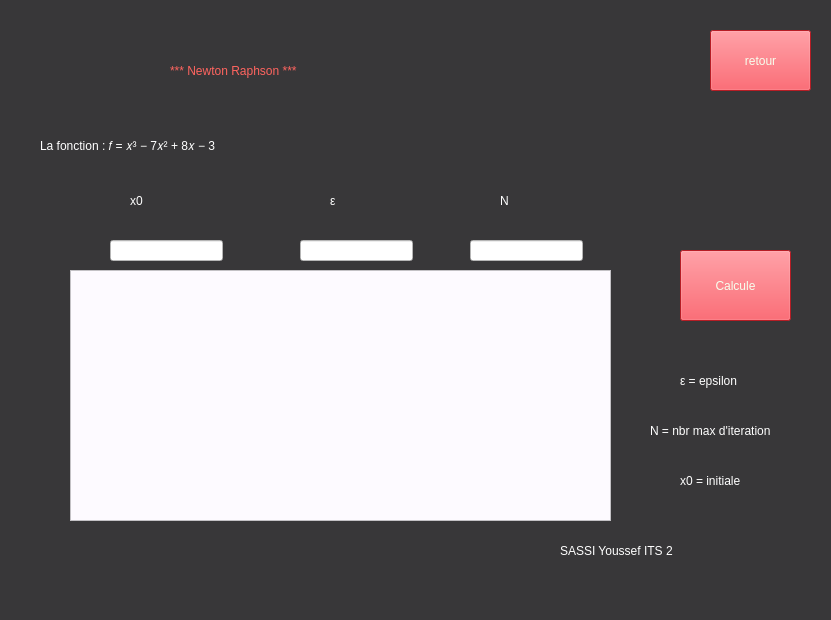
<?xml version="1.0" encoding="UTF-8"?>
<ui version="4.0">
 <class>MainWindow</class>
 <widget class="QMainWindow" name="MainWindow">
  <property name="geometry">
   <rect>
    <x>0</x>
    <y>0</y>
    <width>831</width>
    <height>620</height>
   </rect>
  </property>
  <property name="windowTitle">
   <string>MainWindow</string>
  </property>
  <property name="styleSheet">
   <string notr="true">background-color: rgb(56, 55, 57);</string>
  </property>
  <widget class="QWidget" name="centralwidget">
   <widget class="QPushButton" name="b1">
    <property name="geometry">
     <rect>
      <x>680</x>
      <y>250</y>
      <width>111</width>
      <height>71</height>
     </rect>
    </property>
    <property name="styleSheet">
     <string notr="true">background-color: rgb(255, 40, 52);
font: 24pt &quot;Arial Black&quot;;
color: rgb(246, 255, 238);</string>
    </property>
    <property name="text">
     <string>Calcule</string>
    </property>
   </widget>
   <widget class="QLineEdit" name="line_a">
    <property name="geometry">
     <rect>
      <x>110</x>
      <y>240</y>
      <width>113</width>
      <height>21</height>
     </rect>
    </property>
    <property name="styleSheet">
     <string notr="true">background-color: rgb(255, 255, 255);</string>
    </property>
    <property name="text">
     <string/>
    </property>
   </widget>
   <widget class="QLineEdit" name="lineEdit_b">
    <property name="geometry">
     <rect>
      <x>300</x>
      <y>240</y>
      <width>113</width>
      <height>21</height>
     </rect>
    </property>
    <property name="styleSheet">
     <string notr="true">background-color: rgb(255, 255, 255);
</string>
    </property>
   </widget>
   <widget class="QLabel" name="label">
    <property name="geometry">
     <rect>
      <x>170</x>
      <y>40</y>
      <width>501</width>
      <height>61</height>
     </rect>
    </property>
    <property name="styleSheet">
     <string notr="true">color: rgb(255, 100, 95);
font: 48pt &quot;.AppleSystemUIFont&quot;;</string>
    </property>
    <property name="text">
     <string>*** Newton Raphson ***</string>
    </property>
   </widget>
   <widget class="QLabel" name="label_2">
    <property name="geometry">
     <rect>
      <x>40</x>
      <y>110</y>
      <width>751</width>
      <height>71</height>
     </rect>
    </property>
    <property name="styleSheet">
     <string notr="true">color: rgb(255, 255, 255);
font: 48pt &quot;.AppleSystemUIFont&quot;;</string>
    </property>
    <property name="text">
     <string>La fonction : 𝑓 = 𝑥³ − 7𝑥² + 8𝑥 − 3</string>
    </property>
   </widget>
   <widget class="QLabel" name="label_3">
    <property name="geometry">
     <rect>
      <x>130</x>
      <y>170</y>
      <width>61</width>
      <height>61</height>
     </rect>
    </property>
    <property name="styleSheet">
     <string notr="true">color: rgb(255, 255, 255);
font: 48pt &quot;.AppleSystemUIFont&quot;;</string>
    </property>
    <property name="text">
     <string>x0 </string>
    </property>
   </widget>
   <widget class="QLabel" name="label_4">
    <property name="geometry">
     <rect>
      <x>330</x>
      <y>170</y>
      <width>71</width>
      <height>61</height>
     </rect>
    </property>
    <property name="styleSheet">
     <string notr="true">color: rgb(255, 255, 255);
font: 48pt &quot;.AppleSystemUIFont&quot;;</string>
    </property>
    <property name="text">
     <string>ε</string>
    </property>
   </widget>
   <widget class="QLabel" name="label_5">
    <property name="geometry">
     <rect>
      <x>500</x>
      <y>170</y>
      <width>61</width>
      <height>61</height>
     </rect>
    </property>
    <property name="styleSheet">
     <string notr="true">color: rgb(255, 255, 255);
font: 48pt &quot;.AppleSystemUIFont&quot;;</string>
    </property>
    <property name="text">
     <string>N</string>
    </property>
   </widget>
   <widget class="QLabel" name="label_6">
    <property name="geometry">
     <rect>
      <x>680</x>
      <y>350</y>
      <width>111</width>
      <height>61</height>
     </rect>
    </property>
    <property name="styleSheet">
     <string notr="true">color: rgb(255, 255, 255);
font: 20pt &quot;.AppleSystemUIFont&quot;;</string>
    </property>
    <property name="text">
     <string>ε = epsilon</string>
    </property>
   </widget>
   <widget class="QLabel" name="label_7">
    <property name="geometry">
     <rect>
      <x>650</x>
      <y>400</y>
      <width>161</width>
      <height>61</height>
     </rect>
    </property>
    <property name="styleSheet">
     <string notr="true">color: rgb(255, 255, 255);
font: 15pt &quot;.AppleSystemUIFont&quot;;</string>
    </property>
    <property name="text">
     <string>N = nbr max d'iteration</string>
    </property>
   </widget>
   <widget class="QLabel" name="label_8">
    <property name="geometry">
     <rect>
      <x>680</x>
      <y>450</y>
      <width>111</width>
      <height>61</height>
     </rect>
    </property>
    <property name="styleSheet">
     <string notr="true">color: rgb(255, 255, 255);
font: 20pt &quot;.AppleSystemUIFont&quot;;</string>
    </property>
    <property name="text">
     <string>x0 = initiale</string>
    </property>
   </widget>
   <widget class="QTextEdit" name="textEdit">
    <property name="geometry">
     <rect>
      <x>70</x>
      <y>270</y>
      <width>541</width>
      <height>251</height>
     </rect>
    </property>
    <property name="styleSheet">
     <string notr="true">background-color: rgb(253, 250, 255);</string>
    </property>
    <property name="html">
     <string>&lt;!DOCTYPE HTML PUBLIC &quot;-//W3C//DTD HTML 4.0//EN&quot; &quot;http://www.w3.org/TR/REC-html40/strict.dtd&quot;&gt;
&lt;html&gt;&lt;head&gt;&lt;meta name=&quot;qrichtext&quot; content=&quot;1&quot; /&gt;&lt;style type=&quot;text/css&quot;&gt;
p, li { white-space: pre-wrap; }
&lt;/style&gt;&lt;/head&gt;&lt;body style=&quot; font-family:'.AppleSystemUIFont'; font-size:13pt; font-weight:400; font-style:normal;&quot;&gt;
&lt;p style=&quot;-qt-paragraph-type:empty; margin-top:0px; margin-bottom:0px; margin-left:0px; margin-right:0px; -qt-block-indent:0; text-indent:0px;&quot;&gt;&lt;br /&gt;&lt;/p&gt;&lt;/body&gt;&lt;/html&gt;</string>
    </property>
   </widget>
   <widget class="QLineEdit" name="line_c">
    <property name="geometry">
     <rect>
      <x>470</x>
      <y>240</y>
      <width>113</width>
      <height>21</height>
     </rect>
    </property>
    <property name="styleSheet">
     <string notr="true">background-color: rgb(255, 255, 255);</string>
    </property>
    <property name="text">
     <string/>
    </property>
   </widget>
   <widget class="QLabel" name="label_9">
    <property name="geometry">
     <rect>
      <x>560</x>
      <y>530</y>
      <width>261</width>
      <height>41</height>
     </rect>
    </property>
    <property name="styleSheet">
     <string notr="true">color: rgb(255, 255, 255);
font: 20pt &quot;.AppleSystemUIFont&quot;;</string>
    </property>
    <property name="text">
     <string>SASSI Youssef ITS 2</string>
    </property>
   </widget>
   <widget class="QPushButton" name="b1_retour">
    <property name="geometry">
     <rect>
      <x>710</x>
      <y>30</y>
      <width>101</width>
      <height>61</height>
     </rect>
    </property>
    <property name="styleSheet">
     <string notr="true">background-color: rgb(255, 40, 52);
font: 24pt &quot;Arial Black&quot;;
color: rgb(246, 255, 238);</string>
    </property>
    <property name="text">
     <string>retour</string>
    </property>
   </widget>
  </widget>
  <widget class="QMenuBar" name="menubar">
   <property name="geometry">
    <rect>
     <x>0</x>
     <y>0</y>
     <width>831</width>
     <height>24</height>
    </rect>
   </property>
  </widget>
  <widget class="QStatusBar" name="statusbar"/>
 </widget>
 <resources/>
 <connections/>
</ui>
